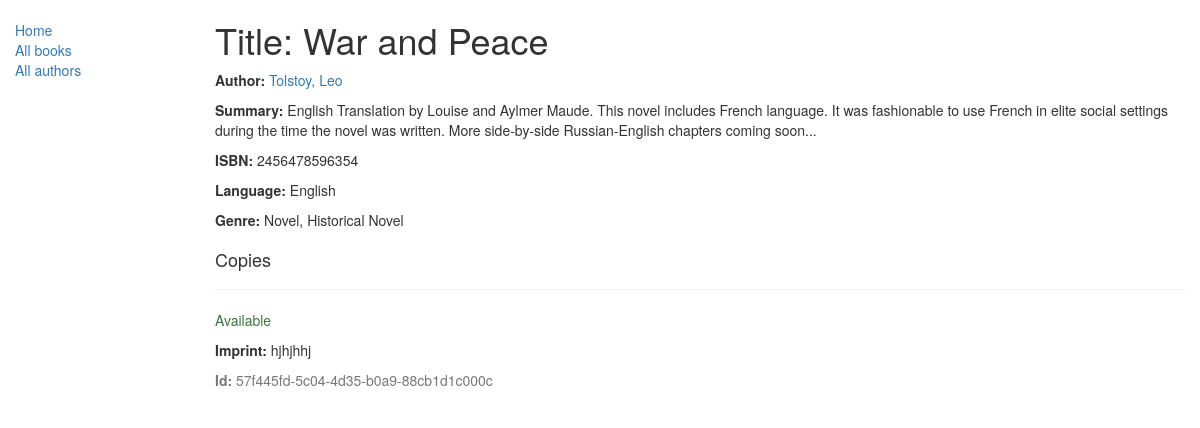
/catalog/books/1, run on the app's committed database.
### catalog/models.py (models this page shows, shortened)
class Book(models.Model):
    title = models.CharField(max_length=200)
    author = models.ForeignKey('Author', on_delete=models.SET_NULL, null=True)
    summary = models.TextField(max_length=1000, help_text="Enter a brief description of the book")
    isbn = models.CharField('ISBN',max_length=13, help_text='13 Character <a href="https://www.isbn-international.org/content/what-isbn">ISBN number</a>')
    genre = models.ManyToManyField(Genre, help_text="Select a genre for this book")
    language = models.ForeignKey('Language', on_delete=models.SET_NULL, null=True)
    def display_genre(self):
        return ', '.join([ genre.name for genre in self.genre.all()[:3] ])
    display_genre.short_discription ='Genre'

class Author(models.Model):
    first_name = models.CharField(max_length=100)
    last_name = models.CharField(max_length=100)
    date_of_birth = models.DateField(null=True, blank=True)
    date_of_death = models.DateField('Died', null=True, blank=True)
    def __str__(self):
        return '%s, %s' % (self.last_name, self.first_name)

class Language(models.Model):
    name = models.CharField(max_length=200,
    help_text="Enter the book's natural language (e.g. English, French, Japanese etc.)")
    def __str__(self):
        return self.name

class Genre(models.Model):
    name = models.CharField(max_length=200, help_text="Enter a book genre (e.g. Science Fiction, French Poetry etc.)")
    def __str__(self):
        return self.name

class BookInstance(models.Model):
    id = models.UUIDField(primary_key=True, default=uuid.uuid4, help_text="Unique ID for this particular book across whole library")
    book = models.ForeignKey('Book', on_delete=models.SET_NULL, null=True)
    imprint = models.CharField(max_length=200)
    due_back = models.DateField(null=True, blank=True)
    LOAN_STATUS = (
        ('m', 'Maintenance'),
        ('o', 'On loan'),
        ('a', 'Available'),
        ('r', 'Reserved'),
    )
    status = models.CharField(max_length=1, choices=LOAN_STATUS, blank=True, default='m', help_text='Book availability')
    class Meta:
        ordering = ["due_back"]

### catalog/views.py (the view)
# urls.py: url(r'^books/(?P<pk>\d+)$', views.BookDetailView.as_view(), name='book-detail'),
class BookDetailView(generic.DetailView):
    model = Book

### catalog/templates/catalog/book_detail.html (shortened to what this page needs)
{% extends "base-generic.html" %}
{% block content %}
  <h1>Title: {{ book.title }}</h1>
  <p><strong>Author:</strong> <a href="{% url 'author-detail' book.author.pk %}">{{ book.author }}</a></p>
  <p><strong>Summary:</strong> {{ book.summary }}</p>
  <p><strong>ISBN:</strong> {{ book.isbn }}</p>
  <p><strong>Language:</strong> {{ book.language }}</p>
  <p><strong>Genre:</strong> {% for genre in book.genre.all %} {{ genre }}{% if not forloop.last %}, {% endif %}{% endfor %}</p>
  <div style="margin-top:20px">
    <h4>Copies</h4>
    {% for copy in book.bookinstance_set.all %}
    <hr>
    <p class="{% if copy.status == 'a' %}text-success{% elif copy.status == 'd' %}text-danger{% else %}text-warning{% endif %}">{{ copy.get_status_display }}</p>
    <p><strong>Imprint:</strong> {{copy.imprint}}</p>
    <p class="text-muted"><strong>Id:</strong> {{copy.id}}</p>
    {% endfor %}
  </div>
{% endblock %}

### data on the page
Book: title "War and Peace", author "Tolstoy, Leo", summary "English Translation by Louise and Aylmer Maude. This novel includes French language. It was fashionable to use French in elite social settings during the time the novel was written. More side-by-side Russian-English chapters coming soon...", isbn "2456478596354", language "English"
Genre: name "Novel"
Genre: name "Historical Novel"
BookInstance: status "Available", imprint "hjhjhhj", id "57f445fd-5c04-4d35-b0a9-88cb1d1c000c"
